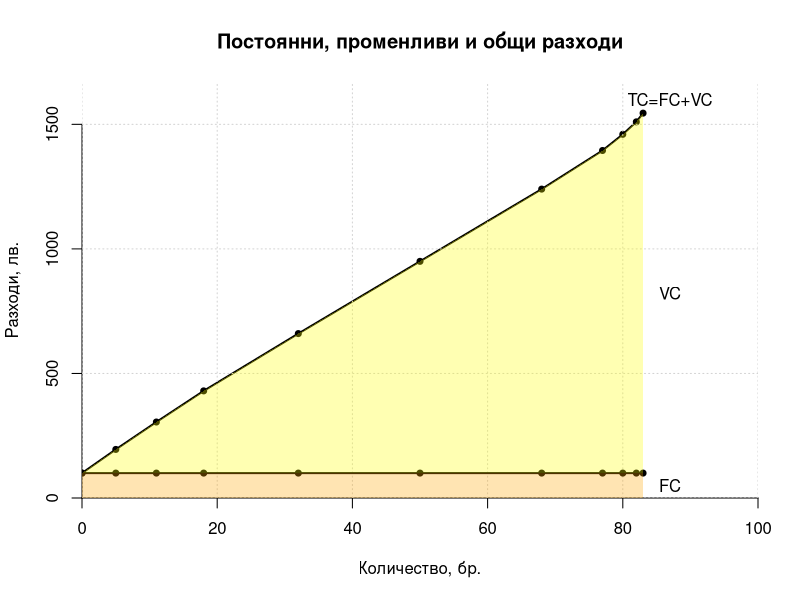
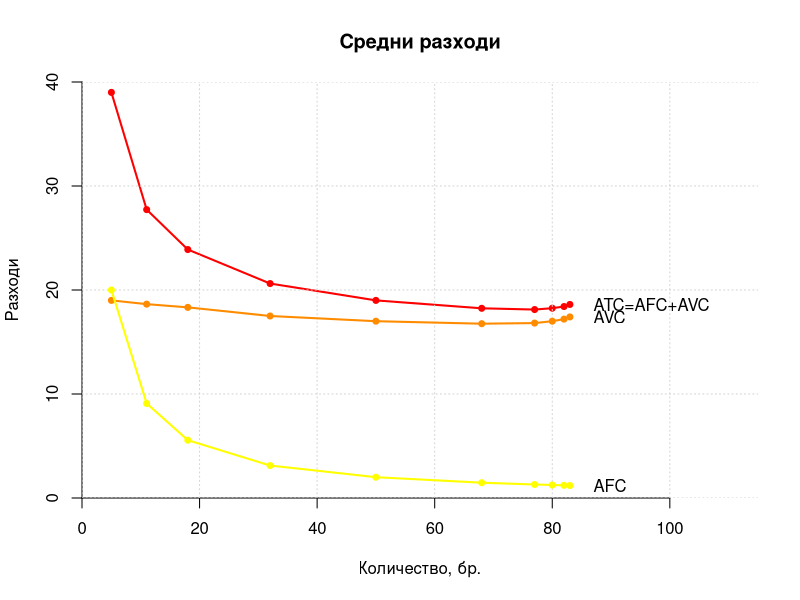
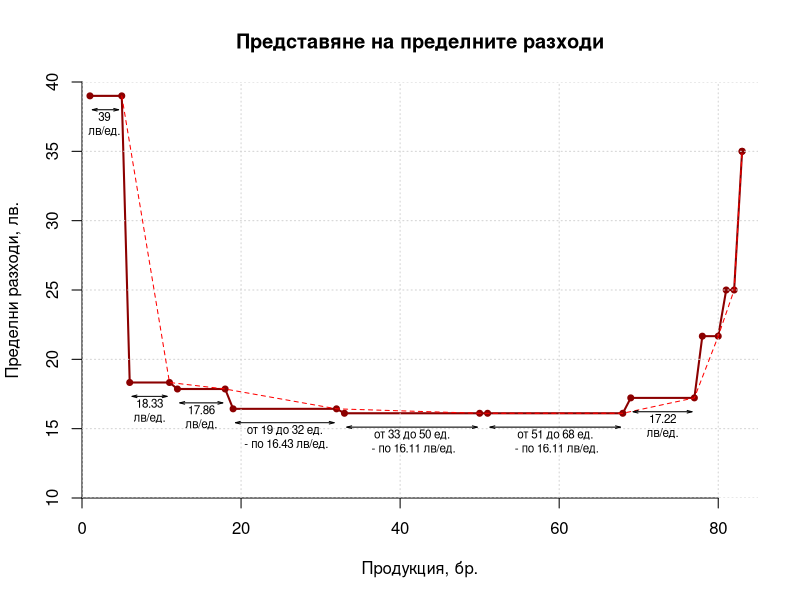
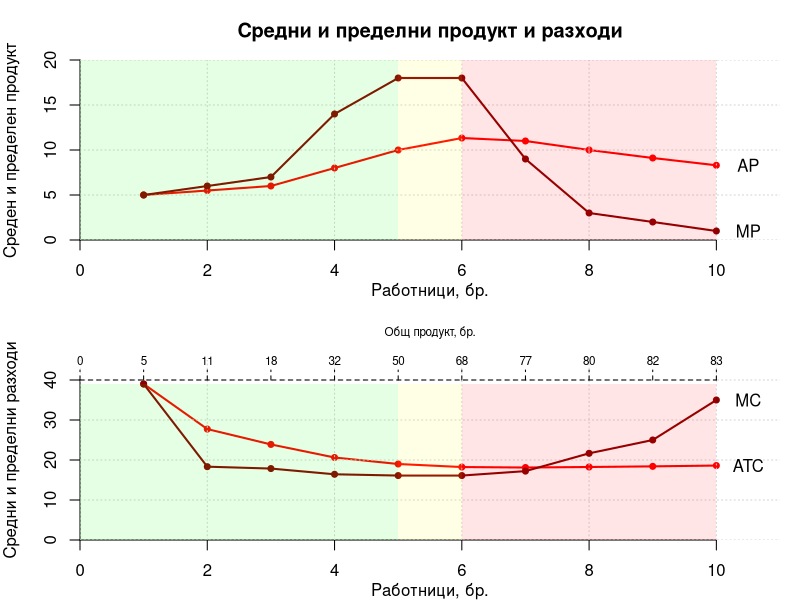
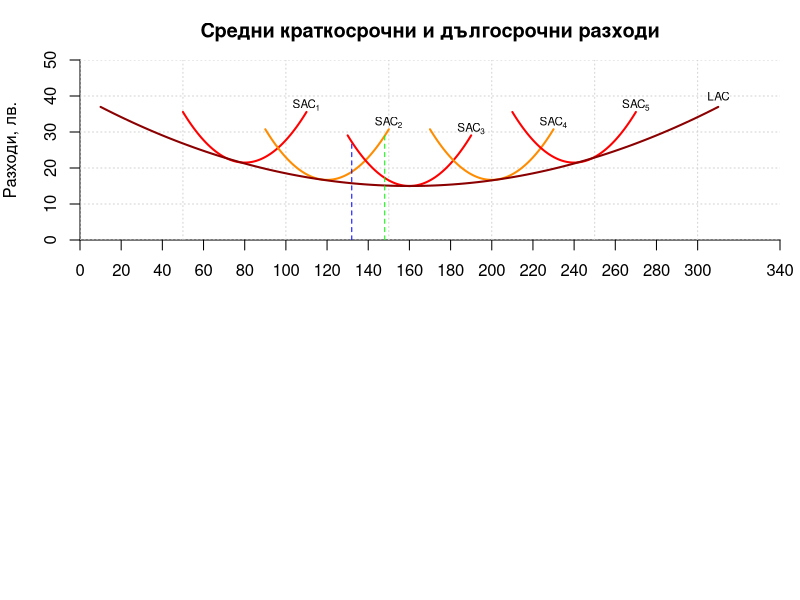
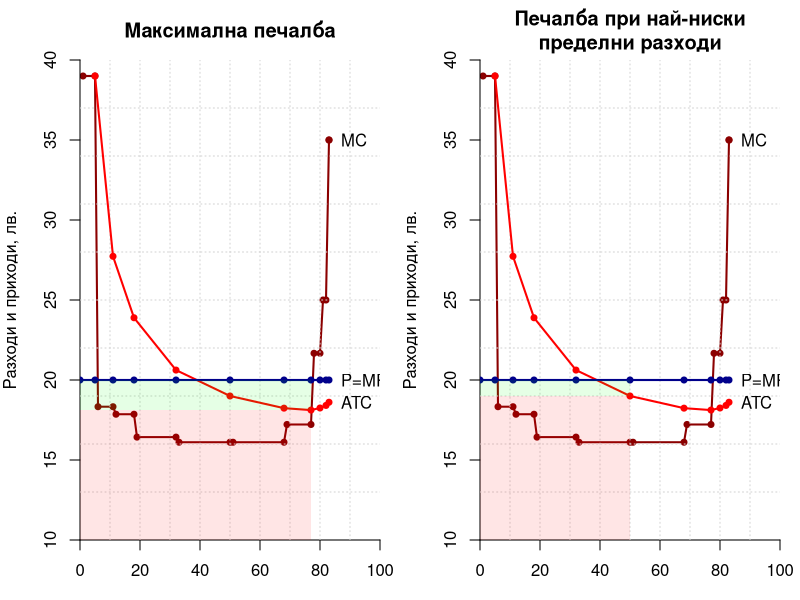
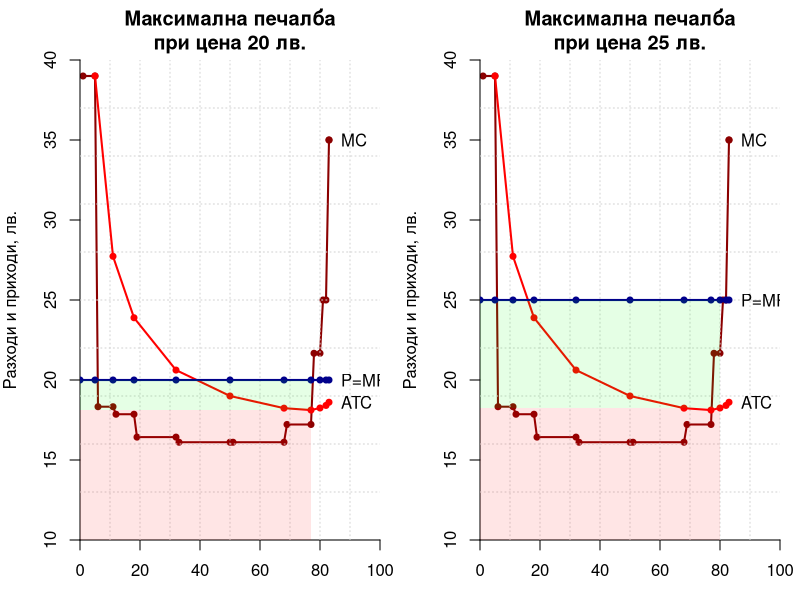

Write the R code that produced these figures, in order.
## ---- chunk 1
knitr::opts_chunk$set(fig.width = 8, fig.height = 6,
                      fig.path = "figure/",
                      echo = FALSE, warning = FALSE, 
                      message = FALSE)
## ---- chunk 2

prcompDF <- read.csv("data/production-competition.csv")
plot(x = c(0, prcompDF$TP), y = c(100, prcompDF$TC), 
     type = "o", pch = 20,
     lwd = 2, xaxs = "i", yaxs = "i", bty = "n",
     xlim = c(0,100), ylim = c(0,1670), 
     xlab = "Количество, бр.", ylab = "Разходи, лв.",
     main = "Постоянни, променливи и общи разходи")
grid()
lines(x = c(0, prcompDF$TP), y = c(100, prcompDF$FC), 
      lwd = 2, type = "o", pch = 20)
text(87,50, "FC")
text(87,822.5, "VC")
text(87, 1600, "TC=FC+VC")
rect(0,0,83,100, col = adjustcolor("orange", alpha.f = 0.3), 
     border = "transparent")
polygon(c(0,prcompDF$TP,rev(prcompDF$TP),0), 
	c(100,prcompDF$TC,rep(100, length(prcompDF$TC)+1)),
	col = adjustcolor("yellow", alpha.f = 0.3), 
	border = "transparent")

## ---- chunk 3
plot(x = prcompDF$TP, y = prcompDF$ATC, 
     type = "o", lwd = 2, col = "red", pch = 20, 
     xaxs = "i", yaxs = "i", xlim = c(0,115), ylim = c(0,40),
     bty = "n", xlab = "Количество, бр.", ylab = "Разходи",
     main = "Средни разходи")
grid()
lines(x = prcompDF$TP, y = prcompDF$AVC, type = "o", lwd = 2,
      pch = 20, col = "darkorange")
lines(x = prcompDF$TP, y = prcompDF$AFC, type = "o", lwd = 2,
      pch = 20, col = "yellow")
text(87,18.61, "ATC=AFC+AVC", adj = 0)
text(87,17.41, "AVC", adj = 0)
text(87,1.2, "AFC", adj = 0)

## ---- chunk 4

# create a vector for MC that shows it as intervals
mcinterval <- rep(prcompDF$MC, each = 2)
mcinterval
# create the corresponding vector for TP
prcompDF$TP
temp1 <- as.vector(rep(0, length(prcompDF$TP)))
for (i in 2:length(temp1)) {temp1[i] <- prcompDF$TP[i-1]}
temp1
tpinterval <- as.vector(rep(0, 2*length(temp1)))
for (i in 1:length(temp1)) {
	tpinterval[2*i-1] <- temp1[i] + 1
	tpinterval[2*i] <- prcompDF$TP[i]
}
# create a dataframe for plotting that combines them and
# add price at 20 and 25 leva
mcintervalgraphDF <- data.frame(tpinterval, mcinterval, rep(20, length(mcinterval)), rep(25, length(mcinterval)))
colnames(mcintervalgraphDF) <- c("TP","MC","MR1","MR2")
# A graph that shows MC as intervals
plot(x = mcintervalgraphDF$TP, y = mcintervalgraphDF$MC,
     xaxs = "i", yaxs = "i", xlim = c(0,85), ylim = c(10,40),
     xlab = "Продукция, бр.", ylab = "Пределни разходи, лв.",
     type = "o", lwd = 2, col = "darkred", pch = 20, 
     bty = "n", main = "Представяне на пределните разходи")
grid()
lines(x = prcompDF$TP, y = prcompDF$MC, type = "l", 
      col = "red", lty = 2)
arrows(1.3,38,4.6,38, code = 3, length = 0.05, angle = 15)
text(2.8,37, "39\nлв/ед.", cex = 0.7)
arrows(19.3,15.43,31.7,15.43, code = 3, length = 0.05, angle = 15) 
text(25.5,14.43, "от 19 до 32 ед.\n - по 16.43 лв/ед.", cex = 0.7)
arrows(12.3,16.86,17.7,16.86, code = 3, length = 0.05, angle = 15)
text(15,15.86, "17.86\nлв/ед.", cex = 0.7)
arrows(6.3,17.33,10.7,17.33, code = 3, length = 0.05, angle = 15)
text(8.5,16.33, "18.33\nлв/ед.", cex = 0.7)
arrows(33.3,15.11,49.7,15.11, code = 3, length = 0.05, angle = 15)
text(41.5,14.11, "от 33 до 50 ед.\n - по 16.11 лв/ед.", cex = 0.7)
arrows(51.3,15.11,67.7,15.11, code = 3, length = 0.05, angle = 15)
text(59.5,14.11, "от 51 до 68 ед.\n - по 16.11 лв/ед.", cex = 0.7)
arrows(69.3,16.22,76.7,16.22, code = 3, length = 0.05, angle = 15)
text(73,15.22, "17.22\nлв/ед.", cex = 0.7)

## ---- chunk 5
par(mfrow = c(2,1), mar = c(3,4,3,1))
plot(x = prcompDF$L, y = prcompDF$AP, bty = "n",
     type = "o", pch = 20, lwd = 2, col = "red",
     xaxs = "i", yaxs = "i", 
     xlim = c(0,11), ylim = c(0,20), 
     xlab = "", ylab = "Среден и пределен продукт",
     main = "Средни и пределни продукт и разходи")
grid()
mtext("Работници, бр.", side = 1, line = 2)
lines(x = prcompDF$L, y = prcompDF$MP, lwd = 2, type = "o", pch = 20, col = "darkred")
text(10.5,8.3, "AP")
text(10.5,1, "MP")
rect(0,0,5,20, col = adjustcolor("green", alpha.f = 0.1), border = "transparent")
rect(5,0,6,20, col = adjustcolor("yellow", alpha.f = 0.1), border = "transparent")
rect(6,0,10,20, col = adjustcolor("red", alpha.f = 0.1), border = "transparent")
plot(x = prcompDF$L, y = prcompDF$ATC, bty = "n",
     type = "o", pch = 20, lwd = 2, col = "red",
     xaxs = "i", yaxs = "i", 
     xlim = c(0,11), ylim = c(0,45), 
     xlab = "", ylab = "Средни и пределни разходи")
grid()
lines(x = prcompDF$L, y = prcompDF$MC, lwd = 2, type = "o", pch = 20, col = "darkred")
axis(3, at = 0:10, labels = c(0, prcompDF$TP), lty = 2, 
     outer = FALSE, cex.axis = 0.7, padj = 1, tcl = -0.5, line = -1)
mtext("Общ продукт, бр.", side = 3, line = 1, cex = 0.7)
mtext("Работници, бр.", side = 1, line = 2)
text(10.5,18.61, "ATC")
text(10.5,35, "MC")
rect(0,0,5,39, col = adjustcolor("green", alpha.f = 0.1), border = "transparent")
rect(5,0,6,39, col = adjustcolor("yellow", alpha.f = 0.1), border = "transparent")
rect(6,0,10,39, col = adjustcolor("red", alpha.f = 0.1), border = "transparent")

## ---- chunk 6
plot(xlim = c(0,340), ylim = c(0,50),
     xaxs = "i", yaxs = "i", bty = "n",
     x = 1:10, y = 1:10, type = "n",
     xaxt = "n",
     xlab = "Обща продукция, бр.", ylab = "Разходи, лв.",
     main = "Средни краткосрочни и дългосрочни разходи")
axis(side = 1, at = c(0,20,40,60,80,100,120,140,160,180,200,220,240,260,280,300,340))
grid()
curve((1/8*x-10)^2 + 21.50, add = TRUE, 
      from = 50, to = 110, lwd = 2, col = "red")
curve((1/8*x-15)^2 + 16.7, add = TRUE, 
       from = 90, to = 150, lwd = 2, col = "darkorange")
curve((1/8*x-20)^2 + 15, add = TRUE,
      from = 130, to = 190, lwd = 2, col = "red")
curve((1/8*x-25)^2 + 16.7, add = TRUE,
      from = 170, to = 230, lwd = 2, col = "darkorange")
curve((1/8*x-30)^2 + 21.50, add = TRUE,
      from = 210, to = 270, lwd = 2, col = "red")
curve((1/32*x-5)^2 + 15, add = TRUE,
      from = 10, to = 310, lwd = 2, col = "darkred")
text(110,(21.5+16), expression("SAC"[1]), cex = 0.7)
text(150,(16.7+16), expression("SAC"[2]), cex = 0.7)
text(190,(15+16), expression("SAC"[3]), cex = 0.7)
text(230,(16.7+16), expression("SAC"[4]), cex = 0.7)
text(270,(21.5+16), expression("SAC"[5]), cex = 0.7)
text(310,40, "LAC", cex = 0.7)
segments(132,0,132,27.24, lty = 2, col = "blue")
segments(148,0,148,28.95, lty = 2, col = "green")
# При 132 бройка - AC2 = 18.95 лв. и AC3 = 27.25 лв.
# При 148 бройка - AC2 = 28.95 лв. и AC3 = 17.25 лв.

## ---- chunk 7
par(mfrow = c(1,2))
plot(x = mcintervalgraphDF$TP, y = mcintervalgraphDF$MC,
     xaxs = "i", yaxs = "i", xlim = c(0,100), ylim = c(10,40),
     xlab = "Продукция, бр.", ylab = "Разходи и приходи, лв.",
     type = "o", lwd = 2, col = "darkred", pch = 20, 
     bty = "n", main = "Максимална печалба")
grid(nx=10)
#lines(x = prcompDF$TP, y = prcompDF$MC, type = "l", 
#      col = "red", lty = 2)
lines(x = prcompDF$TP, y = prcompDF$ATC, type = "o", 
      col = "red", lwd = 2, pch = 20)
lines(x = c(0,prcompDF$TP), y = c(20,prcompDF$MR), type = "o",
      col = "darkblue", lwd = 2, pch = 20)
text(87,18.61, "ATC", adj = 0)
text(87,35, "MC", adj = 0)
text(87,20, "P=MR", adj = 0)
rect(0,0,77,18.12, col = adjustcolor("red", alpha.f = 0.1),
     border = "transparent")
rect(0,18.12,77,20, col = adjustcolor("green", alpha.f = 0.1),
     border = "transparent")
plot(x = mcintervalgraphDF$TP, y = mcintervalgraphDF$MC,
     xaxs = "i", yaxs = "i", xlim = c(0,100), ylim = c(10,40),
     xlab = "Продукция, бр.", ylab = "Разходи и приходи, лв.",
     type = "o", lwd = 2, col = "darkred", pch = 20, 
     bty = "n", main = "Печалба при най-ниски\nпределни разходи")
grid(nx=10)
#lines(x = prcompDF$TP, y = prcompDF$MC, type = "l", 
#      col = "red", lty = 2)
lines(x = prcompDF$TP, y = prcompDF$ATC, type = "o", 
      col = "red", lwd = 2, pch = 20)
lines(x = c(0,prcompDF$TP), y = c(20,prcompDF$MR), type = "o",
      col = "darkblue", lwd = 2, pch = 20)
text(87,18.61, "ATC", adj = 0)
text(87,35, "MC", adj = 0)
text(87,20, "P=MR", adj = 0)
rect(0,0,50,19, col = adjustcolor("red", alpha.f = 0.1),
     border = "transparent")
rect(0,19,50,20, col = adjustcolor("green", alpha.f = 0.1),
     border = "transparent")
## ---- chunk 8
par(mfrow = c(1,2))
plot(x = mcintervalgraphDF$TP, y = mcintervalgraphDF$MC,
     xaxs = "i", yaxs = "i", xlim = c(0,100), ylim = c(10,40),
     xlab = "Продукция, бр.", ylab = "Разходи и приходи, лв.",
     type = "o", lwd = 2, col = "darkred", pch = 20, 
     bty = "n", main = "Максимална печалба\nпри цена 20 лв.")
grid(nx=10)
#lines(x = prcompDF$TP, y = prcompDF$MC, type = "l", 
#      col = "red", lty = 2)
lines(x = prcompDF$TP, y = prcompDF$ATC, type = "o", 
      col = "red", lwd = 2, pch = 20)
lines(x = c(0,prcompDF$TP), y = c(20,prcompDF$MR), type = "o",
      col = "darkblue", lwd = 2, pch = 20)
text(87,18.61, "ATC", adj = 0)
text(87,35, "MC", adj = 0)
text(87,20, "P=MR", adj = 0)
rect(0,0,77,18.12, col = adjustcolor("red", alpha.f = 0.1),
     border = "transparent")
rect(0,18.12,77,20, col = adjustcolor("green", alpha.f = 0.1),
     border = "transparent")
plot(x = mcintervalgraphDF$TP, y = mcintervalgraphDF$MC,
     xaxs = "i", yaxs = "i", xlim = c(0,100), ylim = c(10,40),
     xlab = "Продукция, бр.", ylab = "Разходи и приходи, лв.",
     type = "o", lwd = 2, col = "darkred", pch = 20, 
     bty = "n", main = "Максимална печалба\nпри цена 25 лв.")
grid(nx=10)
#lines(x = prcompDF$TP, y = prcompDF$MC, type = "l", 
#      col = "red", lty = 2)
lines(x = prcompDF$TP, y = prcompDF$ATC, type = "o", 
      col = "red", lwd = 2, pch = 20)
lines(x = c(0,prcompDF$TP), y = c(25,prcompDF$MR2), type = "o",
      col = "darkblue", lwd = 2, pch = 20)
text(87,18.61, "ATC", adj = 0)
text(87,35, "MC", adj = 0)
text(87,25, "P=MR", adj = 0)
rect(0,0,80,18.25, col = adjustcolor("red", alpha.f = 0.1),
     border = "transparent")
rect(0,18.25,80,25, col = adjustcolor("green", alpha.f = 0.1),
     border = "transparent")

